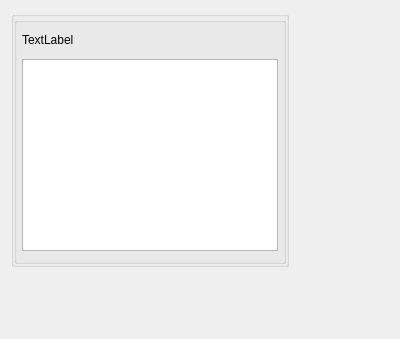
<?xml version="1.0" encoding="UTF-8"?>
<ui version="4.0">
 <class>C_NagToolTip</class>
 <widget class="QWidget" name="C_NagToolTip">
  <property name="geometry">
   <rect>
    <x>0</x>
    <y>0</y>
    <width>400</width>
    <height>339</height>
   </rect>
  </property>
  <property name="windowTitle">
   <string>Form</string>
  </property>
  <layout class="QVBoxLayout" name="verticalLayout">
   <item>
    <layout class="QHBoxLayout" name="horizontalLayout">
     <item>
      <widget class="stw::opensyde_gui_elements::C_OgeGbxTransparent" name="mpc_GroupBoxInklShadow">
       <property name="title">
        <string/>
       </property>
       <layout class="QVBoxLayout" name="verticalLayout_3">
        <property name="spacing">
         <number>0</number>
        </property>
        <property name="leftMargin">
         <number>0</number>
        </property>
        <property name="topMargin">
         <number>0</number>
        </property>
        <property name="rightMargin">
         <number>0</number>
        </property>
        <property name="bottomMargin">
         <number>0</number>
        </property>
        <item>
         <widget class="QGroupBox" name="mpc_GroupBox">
          <property name="styleRole" stdset="0">
           <string>tooltip</string>
          </property>
          <property name="title">
           <string/>
          </property>
          <layout class="QVBoxLayout" name="verticalLayout_2">
           <property name="spacing">
            <number>12</number>
           </property>
           <property name="leftMargin">
            <number>5</number>
           </property>
           <property name="topMargin">
            <number>10</number>
           </property>
           <property name="rightMargin">
            <number>5</number>
           </property>
           <property name="bottomMargin">
            <number>10</number>
           </property>
           <item>
            <widget class="QLabel" name="mpc_Heading">
     <property name="styleRole" stdset="0">
      <string>heading-tool-tip</string>
     </property>
             <property name="text">
              <string>TextLabel</string>
             </property>
            </widget>
           </item>
           <item>
            <widget class="stw::opensyde_gui_elements::C_OgeTedToolTipContent" name="mpc_Content">
             <property name="sizePolicy">
              <sizepolicy hsizetype="Preferred" vsizetype="Preferred">
               <horstretch>0</horstretch>
               <verstretch>0</verstretch>
              </sizepolicy>
             </property>
            </widget>
           </item>
          </layout>
         </widget>
        </item>
       </layout>
      </widget>
     </item>
     <item>
      <spacer name="horizontalSpacer">
       <property name="orientation">
        <enum>Qt::Horizontal</enum>
       </property>
       <property name="sizeHint" stdset="0">
        <size>
         <width>0</width>
         <height>0</height>
        </size>
       </property>
      </spacer>
     </item>
    </layout>
   </item>
   <item>
    <spacer name="verticalSpacer">
     <property name="orientation">
      <enum>Qt::Vertical</enum>
     </property>
     <property name="sizeHint" stdset="0">
      <size>
       <width>0</width>
       <height>0</height>
      </size>
     </property>
    </spacer>
   </item>
  </layout>
 </widget>
 <customwidgets>
  <customwidget>
   <class>stw::opensyde_gui_elements::C_OgeTedToolTipContent</class>
   <extends>QTextEdit</extends>
   <header>C_OgeTedToolTipContent.hpp</header>
  </customwidget>
  <customwidget>
   <class>stw::opensyde_gui_elements::C_OgeGbxTransparent</class>
   <extends>QGroupBox</extends>
   <header>C_OgeGbxTransparent.hpp</header>
   <container>1</container>
  </customwidget>
 </customwidgets>
 <resources/>
 <connections/>
</ui>
